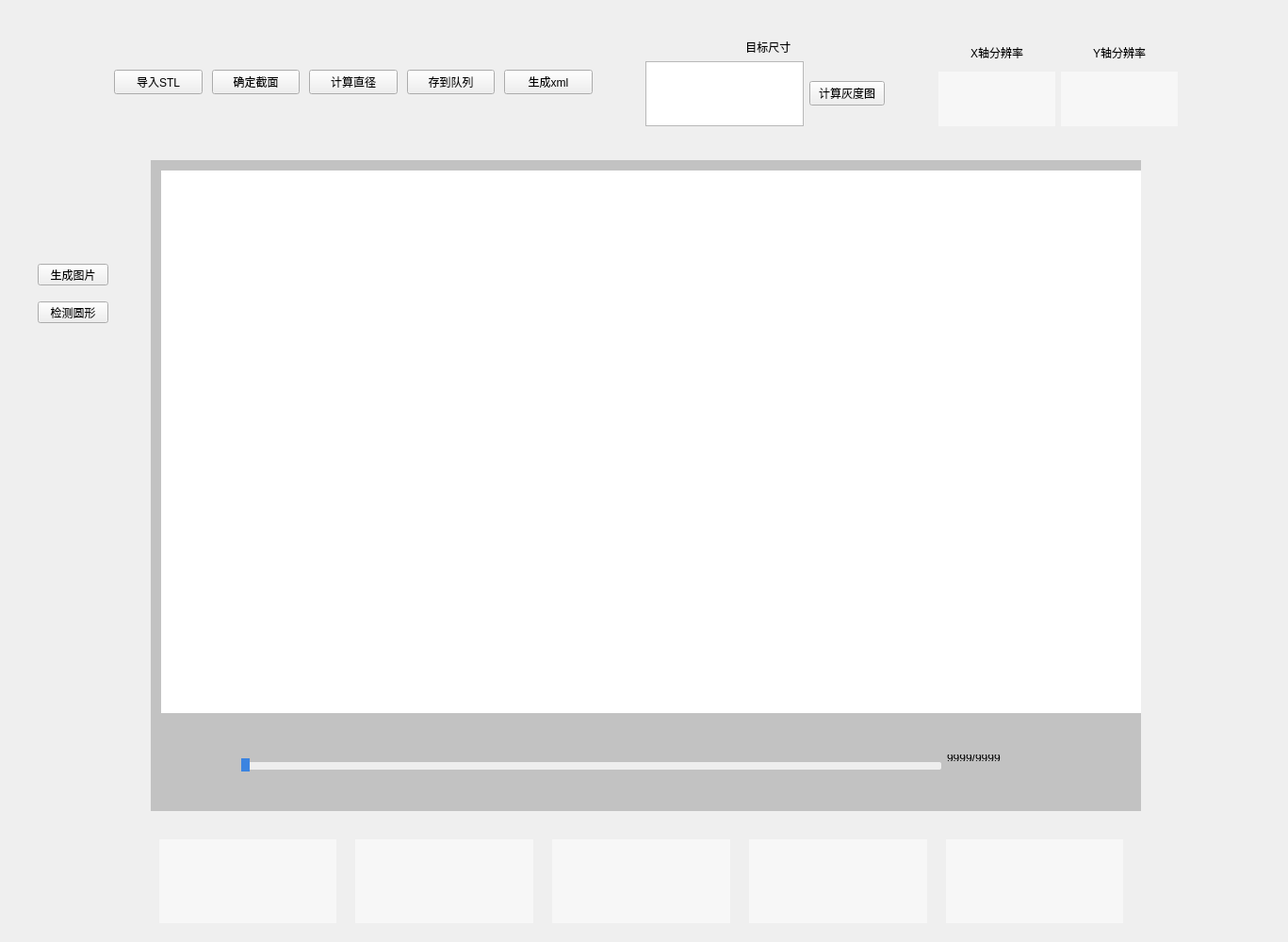
<?xml version="1.0" encoding="UTF-8"?>
<ui version="4.0">
 <class>MainWindow</class>
 <widget class="QMainWindow" name="MainWindow">
  <property name="geometry">
   <rect>
    <x>0</x>
    <y>0</y>
    <width>1367</width>
    <height>1000</height>
   </rect>
  </property>
  <property name="windowTitle">
   <string>MainWindow</string>
  </property>
  <widget class="QWidget" name="centralWidget">
   <widget class="QWidget" name="widget_5" native="true">
    <property name="geometry">
     <rect>
      <x>160</x>
      <y>170</y>
      <width>1051</width>
      <height>691</height>
     </rect>
    </property>
    <property name="sizePolicy">
     <sizepolicy hsizetype="Preferred" vsizetype="Ignored">
      <horstretch>0</horstretch>
      <verstretch>0</verstretch>
     </sizepolicy>
    </property>
    <property name="minimumSize">
     <size>
      <width>0</width>
      <height>410</height>
     </size>
    </property>
    <property name="styleSheet">
     <string notr="true">;font:15px 'Arial';color:#ffffff;
background-color: rgb(194, 194, 194);</string>
    </property>
    <widget class="QWidget" name="horizontalLayoutWidget">
     <property name="geometry">
      <rect>
       <x>0</x>
       <y>0</y>
       <width>1051</width>
       <height>587</height>
      </rect>
     </property>
     <layout class="QHBoxLayout" name="horizontalLayout_3">
      <item>
       <widget class="QLabel" name="label_2">
        <property name="sizePolicy">
         <sizepolicy hsizetype="Minimum" vsizetype="Minimum">
          <horstretch>0</horstretch>
          <verstretch>0</verstretch>
         </sizepolicy>
        </property>
        <property name="minimumSize">
         <size>
          <width>1040</width>
          <height>585</height>
         </size>
        </property>
        <property name="styleSheet">
         <string notr="true">background-color: rgb(255, 255, 255);</string>
        </property>
        <property name="text">
         <string/>
        </property>
       </widget>
      </item>
     </layout>
    </widget>
    <widget class="QWidget" name="layoutWidget">
     <property name="geometry">
      <rect>
       <x>0</x>
       <y>620</y>
       <width>1041</width>
       <height>29</height>
      </rect>
     </property>
     <layout class="QHBoxLayout" name="horizontalLayout_7" stretch="1,10,1">
      <item>
       <spacer name="horizontalSpacer_8">
        <property name="orientation">
         <enum>Qt::Horizontal</enum>
        </property>
        <property name="sizeHint" stdset="0">
         <size>
          <width>40</width>
          <height>20</height>
         </size>
        </property>
       </spacer>
      </item>
      <item>
       <layout class="QHBoxLayout" name="horizontalLayout_5">
        <item>
         <widget class="QSlider" name="horizontalSlider_ImageIndex">
          <property name="minimumSize">
           <size>
            <width>0</width>
            <height>25</height>
           </size>
          </property>
          <property name="styleSheet">
           <string notr="true">QSlider::groove:horizontal {
	border: 0px solid #4A708B;
	background: #C0C0C0;
	height: 10px;
	border-radius: 1px;
	padding-left:-1px;
	padding-right:-1px;
	padding-top:-1px;
	padding-bottom:-1px;
}

QSlider::sub-page:horizontal {
	background: #3B84E0;
	border: 0px solid #4A708B;
	border-radius: 2px;
}

QSlider::add-page:horizontal {
	background: #eeeeee;
	border: 0px solid #777;
	height: 10px;
	border-radius: 2px;
}

QSlider::handle:horizontal {
	background: #3B84E0;
    width: 10px;
	height:30px;
    margin-top: -3px;
    margin-bottom: -3px;
    /*border-radius: 5px;*/
}

QSlider::handle:horizontal:hover{
	background-color:#4398ff;
}

QSlider::handle:horizontal:pressed{
	background-color:#2c65aa;
}

QSlider::sub-page:horizontal:disabled {
	background: #00009C;
	border-color: #999;
}

QSlider::add-page:horizontal:disabled {
	background: #eee;
	border-color: #999;
}

QSlider::handle:horizontal:disabled {
	background: #eee;
	border: 1px solid #aaa;
	/*border-radius: 4px;*/
}
</string>
          </property>
          <property name="orientation">
           <enum>Qt::Horizontal</enum>
          </property>
         </widget>
        </item>
        <item>
         <widget class="QLabel" name="label_layer">
          <property name="minimumSize">
           <size>
            <width>100</width>
            <height>0</height>
           </size>
          </property>
          <property name="baseSize">
           <size>
            <width>0</width>
            <height>0</height>
           </size>
          </property>
          <property name="styleSheet">
           <string notr="true">font:15px 'Arial';color:black;</string>
          </property>
          <property name="text">
           <string>9999/9999</string>
          </property>
          <property name="alignment">
           <set>Qt::AlignLeading|Qt::AlignLeft|Qt::AlignVCenter</set>
          </property>
         </widget>
        </item>
       </layout>
      </item>
      <item>
       <spacer name="horizontalSpacer">
        <property name="orientation">
         <enum>Qt::Horizontal</enum>
        </property>
        <property name="sizeHint" stdset="0">
         <size>
          <width>40</width>
          <height>20</height>
         </size>
        </property>
       </spacer>
      </item>
     </layout>
    </widget>
   </widget>
   <widget class="QWidget" name="layoutWidget">
    <property name="geometry">
     <rect>
      <x>110</x>
      <y>30</y>
      <width>1151</width>
      <height>115</height>
     </rect>
    </property>
    <layout class="QHBoxLayout" name="horizontalLayout_4" stretch="10,1,5,1,5">
     <item>
      <layout class="QHBoxLayout" name="horizontalLayout">
       <property name="spacing">
        <number>10</number>
       </property>
       <item>
        <widget class="QPushButton" name="ImportButton">
         <property name="text">
          <string>导入STL</string>
         </property>
        </widget>
       </item>
       <item>
        <widget class="QPushButton" name="DefineButton">
         <property name="text">
          <string>确定截面</string>
         </property>
        </widget>
       </item>
       <item>
        <widget class="QPushButton" name="CalButton">
         <property name="text">
          <string>计算直径</string>
         </property>
        </widget>
       </item>
       <item>
        <widget class="QPushButton" name="SaveButton">
         <property name="text">
          <string>存到队列</string>
         </property>
        </widget>
       </item>
       <item>
        <widget class="QPushButton" name="ExportButton">
         <property name="text">
          <string>生成xml</string>
         </property>
        </widget>
       </item>
      </layout>
     </item>
     <item>
      <spacer name="horizontalSpacer_3">
       <property name="orientation">
        <enum>Qt::Horizontal</enum>
       </property>
       <property name="sizeHint" stdset="0">
        <size>
         <width>40</width>
         <height>20</height>
        </size>
       </property>
      </spacer>
     </item>
     <item>
      <layout class="QVBoxLayout" name="verticalLayout">
       <item>
        <widget class="QLabel" name="label">
         <property name="text">
          <string>  目标尺寸</string>
         </property>
         <property name="alignment">
          <set>Qt::AlignCenter</set>
         </property>
        </widget>
       </item>
       <item>
        <layout class="QHBoxLayout" name="horizontalLayout_2">
         <item>
          <widget class="QTextEdit" name="textEdit"/>
         </item>
         <item>
          <widget class="QPushButton" name="pushButton">
           <property name="text">
            <string>计算灰度图</string>
           </property>
          </widget>
         </item>
        </layout>
       </item>
      </layout>
     </item>
     <item>
      <spacer name="horizontalSpacer_4">
       <property name="orientation">
        <enum>Qt::Horizontal</enum>
       </property>
       <property name="sizeHint" stdset="0">
        <size>
         <width>40</width>
         <height>20</height>
        </size>
       </property>
      </spacer>
     </item>
     <item>
      <layout class="QHBoxLayout" name="horizontalLayout_8">
       <item>
        <layout class="QVBoxLayout" name="verticalLayout_2" stretch="1,2">
         <item>
          <widget class="QLabel" name="label_10">
           <property name="text">
            <string>X轴分辨率</string>
           </property>
           <property name="alignment">
            <set>Qt::AlignCenter</set>
           </property>
          </widget>
         </item>
         <item>
          <widget class="QLabel" name="label_8">
           <property name="styleSheet">
            <string notr="true">background-color: rgb(247, 247, 247);</string>
           </property>
           <property name="text">
            <string/>
           </property>
          </widget>
         </item>
        </layout>
       </item>
       <item>
        <layout class="QVBoxLayout" name="verticalLayout_3" stretch="1,2">
         <item>
          <widget class="QLabel" name="label_11">
           <property name="text">
            <string>Y轴分辨率</string>
           </property>
           <property name="alignment">
            <set>Qt::AlignCenter</set>
           </property>
          </widget>
         </item>
         <item>
          <widget class="QLabel" name="label_9">
           <property name="styleSheet">
            <string notr="true">background-color: rgb(247, 247, 247);</string>
           </property>
           <property name="text">
            <string/>
           </property>
          </widget>
         </item>
        </layout>
       </item>
      </layout>
     </item>
    </layout>
   </widget>
   <widget class="QWidget" name="layoutWidget">
    <property name="geometry">
     <rect>
      <x>120</x>
      <y>880</y>
      <width>1121</width>
      <height>111</height>
     </rect>
    </property>
    <layout class="QHBoxLayout" name="horizontalLayout_6" stretch="1,5,5,5,5,5,1">
     <property name="spacing">
      <number>20</number>
     </property>
     <item>
      <spacer name="horizontalSpacer_5">
       <property name="orientation">
        <enum>Qt::Horizontal</enum>
       </property>
       <property name="sizeHint" stdset="0">
        <size>
         <width>40</width>
         <height>20</height>
        </size>
       </property>
      </spacer>
     </item>
     <item>
      <widget class="QLabel" name="mlabel_1">
       <property name="styleSheet">
        <string notr="true">background-color: rgb(247, 247, 247);</string>
       </property>
       <property name="text">
        <string/>
       </property>
      </widget>
     </item>
     <item>
      <widget class="QLabel" name="mlabel_2">
       <property name="styleSheet">
        <string notr="true">background-color: rgb(247, 247, 247);</string>
       </property>
       <property name="text">
        <string/>
       </property>
      </widget>
     </item>
     <item>
      <widget class="QLabel" name="mlabel_3">
       <property name="styleSheet">
        <string notr="true">background-color: rgb(247, 247, 247);</string>
       </property>
       <property name="text">
        <string/>
       </property>
      </widget>
     </item>
     <item>
      <widget class="QLabel" name="mlabel_4">
       <property name="styleSheet">
        <string notr="true">background-color: rgb(247, 247, 247);</string>
       </property>
       <property name="text">
        <string/>
       </property>
      </widget>
     </item>
     <item>
      <widget class="QLabel" name="mlabel_5">
       <property name="styleSheet">
        <string notr="true">background-color: rgb(247, 247, 247);</string>
       </property>
       <property name="text">
        <string/>
       </property>
      </widget>
     </item>
     <item>
      <spacer name="horizontalSpacer_6">
       <property name="orientation">
        <enum>Qt::Horizontal</enum>
       </property>
       <property name="sizeHint" stdset="0">
        <size>
         <width>40</width>
         <height>20</height>
        </size>
       </property>
      </spacer>
     </item>
    </layout>
   </widget>
   <widget class="QPushButton" name="pushButton_2">
    <property name="enabled">
     <bool>true</bool>
    </property>
    <property name="geometry">
     <rect>
      <x>40</x>
      <y>320</y>
      <width>75</width>
      <height>23</height>
     </rect>
    </property>
    <property name="text">
     <string>检测圆形</string>
    </property>
   </widget>
   <widget class="QPushButton" name="pushButton_3">
    <property name="geometry">
     <rect>
      <x>40</x>
      <y>280</y>
      <width>75</width>
      <height>23</height>
     </rect>
    </property>
    <property name="text">
     <string>生成图片</string>
    </property>
   </widget>
  </widget>
 </widget>
 <layoutdefault spacing="6" margin="11"/>
 <resources/>
 <connections/>
</ui>
